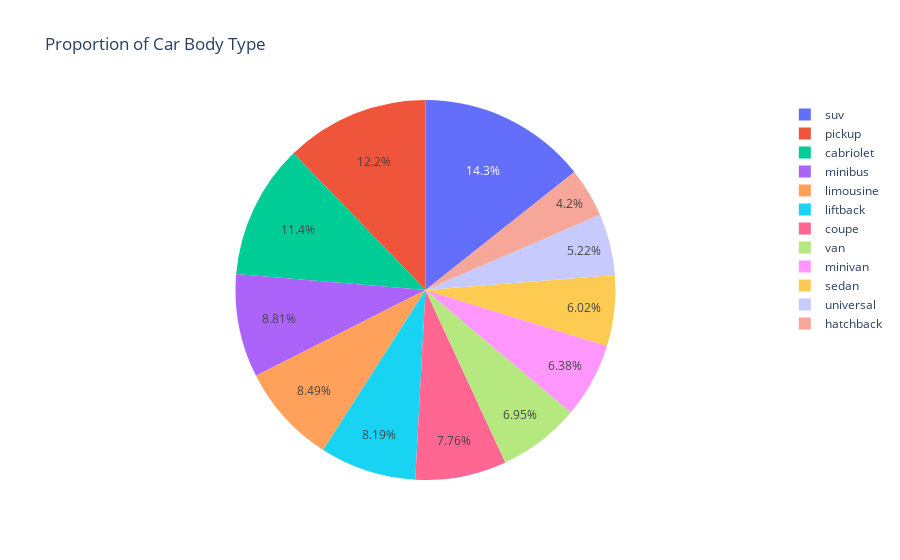

Notebook code for this chart:
### Markdown cell above
Distribusi body_type

### Code cell
# body_type_vis = data.groupby('body_type')[['price_usd']].mean().reset_index()
# fig = px.pie(body_type_vis,values='price_usd',names='body_type',title='Proporsi Jenis Bentuk Mobil')
# fig.show()

body_type_vis = data.groupby('body_type')[['price_usd']].mean().reset_index()
fig = px.pie(body_type_vis, values='price_usd', names='body_type', title='Proportion of Car Body Type')

# Save as PNG (requires Kaleido)
fig.write_image("body_type_pie_chart.png", scale=2)  # High-res

# Optional: Show it
fig.show()

### Figure 1 — Plotly figure (JSON) as saved in the notebook; plotly's stock layout.template omitted (floating-point values rounded to 4 significant figures)
{"data": [{"domain": {"x": [0, 1], "y": [0, 1]}, "hovertemplate": "body_type=%{label}<br>price_usd=%{value}<extra></extra>", "labels": ["cabriolet", "coupe", "hatchback", "liftback", "limousine", "minibus", "minivan", "pickup", "sedan", "suv", "universal", "van"], "legendgroup": "", "name": "", "showlegend": true, "type": "pie", "values": [10980.0, 7458.0, 4036.0, 7873.0, 8154.0, 8466.0, 6131.0, 11750.0, 5782.0, 13770.0, 5016.0, 6675.0]}], "layout": {"legend": {"tracegroupgap": 0}, "title": {"text": "Proportion of Car Body Type"}}}
